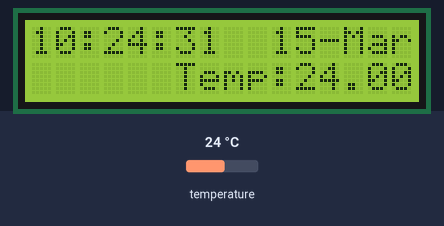
A sketch run on a simulated Arduino Uno, built with avr-gcc and run on an emulated ATmega328P. Parts: 16×2 character LCD. The inputs (shaded band) are chosen by the test bench; at power-on: temperature 24 °C. The local clock reads 2024-03-15 10:24:30 at power-on unless the sketch sets it.

Above: at 1.2 s.
1.3 s: temperature set to 12 °C
At 2.5 s:
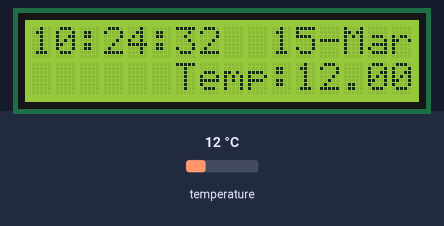
3.5 s: temperature set to 19 °C
At 4.7 s:
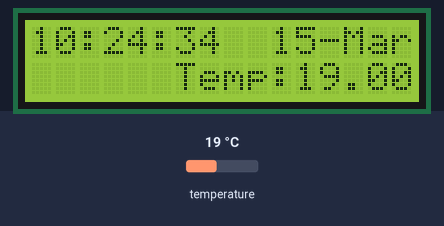
5.5 s: temperature set to 28 °C
At 6.8 s:
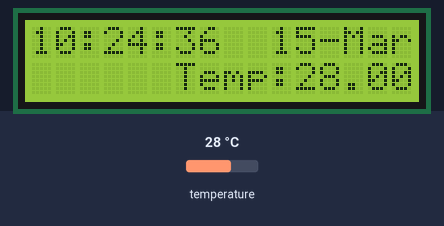
Timing chart, 0 to 8.5 s (numbered marks = the images above; inputs shaded):
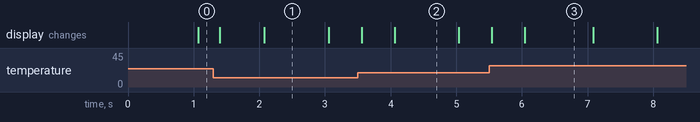

The sketch:

HelloWorlduno_i2c.ino
```cpp
#include <Wire.h>
#include <LiquidTWI2.h>
#include <DS3231.h>

LiquidTWI2 lcd(0x20);
DS3231 clock;
RTCDateTime dt;

void setup() {
  // set the LCD type
  lcd.setMCPType(LTI_TYPE_MCP23008);

  lcd.begin(16, 2);

  lcd.setBacklight(HIGH);
  clock.begin();
  //clock.setDateTime(__DATE__, __TIME__);
}

void loop() {
  clock.forceConversion();

  dt = clock.getDateTime();
  lcd.setCursor(0, 0);
  lcd.print(clock.dateFormat("H:i:s", dt));

  lcd.setCursor(10, 0);
  lcd.print(clock.dateFormat("d-M", dt));


  lcd.setCursor(6, 1);
  lcd.print("Temp: ");
  lcd.setCursor(11, 1);
  lcd.print(clock.readTemperature());
  //delay(100);

}
```

Measured:
- what the display in image 1 shows lasts 1.0 s, from 2.1 s to 3.1 s
